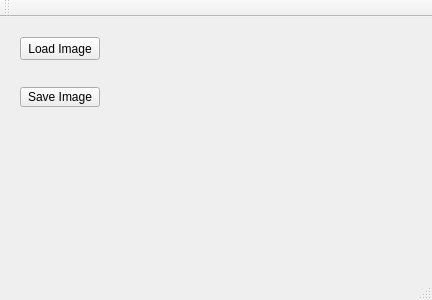
<?xml version="1.0" encoding="UTF-8"?>
<ui version="4.0">
 <class>MainWindow</class>
 <widget class="QMainWindow" name="MainWindow">
  <property name="geometry">
   <rect>
    <x>0</x>
    <y>0</y>
    <width>432</width>
    <height>300</height>
   </rect>
  </property>
  <property name="windowTitle">
   <string>MainWindow</string>
  </property>
  <widget class="QWidget" name="centralWidget">
   <widget class="QPushButton" name="Load">
    <property name="geometry">
     <rect>
      <x>20</x>
      <y>20</y>
      <width>80</width>
      <height>23</height>
     </rect>
    </property>
    <property name="text">
     <string>Load Image</string>
    </property>
   </widget>
   <widget class="QPushButton" name="save">
    <property name="geometry">
     <rect>
      <x>20</x>
      <y>70</y>
      <width>80</width>
      <height>20</height>
     </rect>
    </property>
    <property name="text">
     <string>Save Image</string>
    </property>
   </widget>
   <widget class="QWidget" name="horizontalLayoutWidget">
    <property name="geometry">
     <rect>
      <x>110</x>
      <y>20</y>
      <width>291</width>
      <height>201</height>
     </rect>
    </property>
    <layout class="QHBoxLayout" name="ori_histo"/>
   </widget>
  </widget>
  <widget class="QMenuBar" name="menuBar">
   <property name="geometry">
    <rect>
     <x>0</x>
     <y>0</y>
     <width>432</width>
     <height>20</height>
    </rect>
   </property>
  </widget>
  <widget class="QToolBar" name="mainToolBar">
   <attribute name="toolBarArea">
    <enum>TopToolBarArea</enum>
   </attribute>
   <attribute name="toolBarBreak">
    <bool>false</bool>
   </attribute>
  </widget>
  <widget class="QStatusBar" name="statusBar"/>
 </widget>
 <layoutdefault spacing="6" margin="11"/>
 <resources/>
 <connections/>
</ui>
